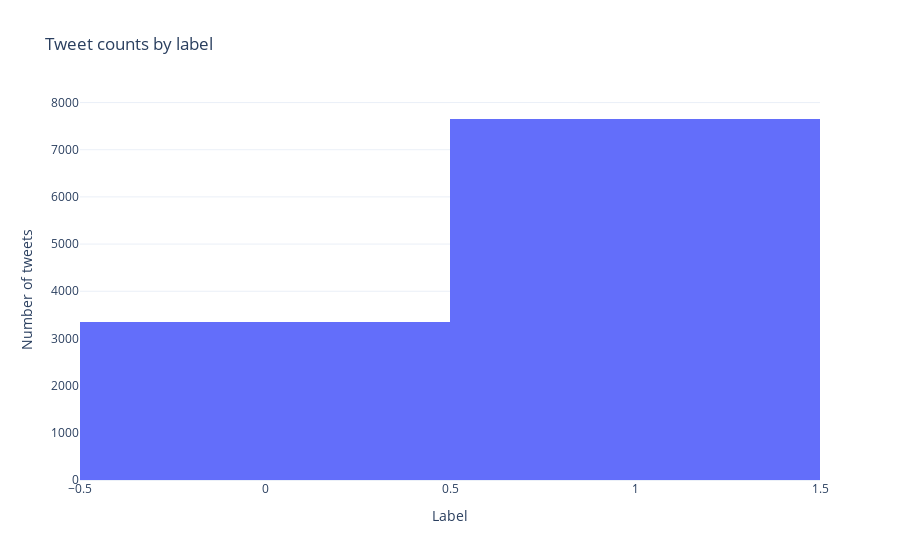

The cell this chart's notebook holds for it:
### Code cell
# ---- Data Visualization ---

# Tweet counts by label
fig = px.histogram(train_data, x='label', template='plotly_white', title='Tweet counts by label')
fig.update_xaxes(categoryorder='category descending', title='Label').update_yaxes(title='Number of tweets')

fig.show()

### Figure 1 — Plotly figure (JSON) as saved in the notebook; plotly's stock layout.template omitted (floating-point values rounded to 4 significant figures; data arrays with more than 128 entries replaced by an {"elided": "..."} marker saying what was removed)
{"data": [{"alignmentgroup": "True", "bingroup": "x", "hovertemplate": "label=%{x}<br>count=%{y}<extra></extra>", "legendgroup": "", "marker": {"color": "#636efa"}, "name": "", "offsetgroup": "", "orientation": "v", "showlegend": false, "type": "histogram", "x": {"elided": "10999 int values"}, "xaxis": "x", "yaxis": "y"}], "layout": {"barmode": "relative", "legend": {"tracegroupgap": 0}, "title": {"text": "Tweet counts by label"}, "xaxis": {"anchor": "y", "categoryorder": "category descending", "domain": [0, 1], "title": {"text": "Label"}}, "yaxis": {"anchor": "x", "domain": [0, 1], "title": {"text": "Number of tweets"}}}}
